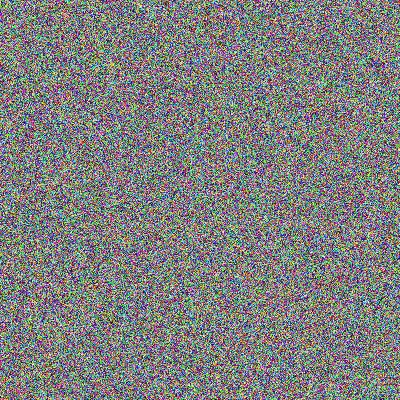
#> input picture test_image.jpg, 400 x 400 px, found by its file name
$ python ela.py
#> lines starting #> are read from the running program, lines starting #| are printed output that depends on the picture
from PIL import Image, ImageChops, ImageEnhance
import os

def generate_ela(image_path, output_path, quality=90):
    """
    Generates an Error Level Analysis image.
    Highlights regions that were likely edited/tampered.
    """
#> called with image_path = 'test_image.jpg', output_path = 'ela_output.jpg', quality = 90
    original = Image.open(image_path).convert('RGB')
#> original is the input picture: PIL image 400x400 RGB; mean R, G, B 126.7, 126.9, 126.6

    temp_path = f"{output_path}.temp.jpg"
    original.save(temp_path, 'JPEG', quality=quality)
    resaved = Image.open(temp_path)
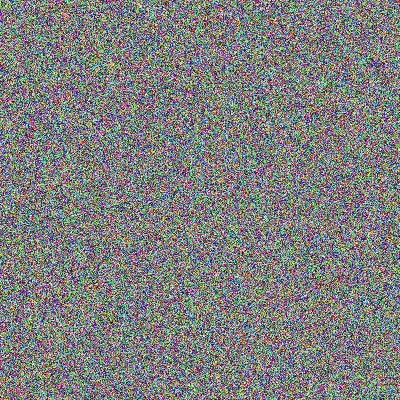
#> resaved: PIL image 400x400 RGB; mean R, G, B 126.7, 126.9, 126.6

    diff = ImageChops.difference(original, resaved)
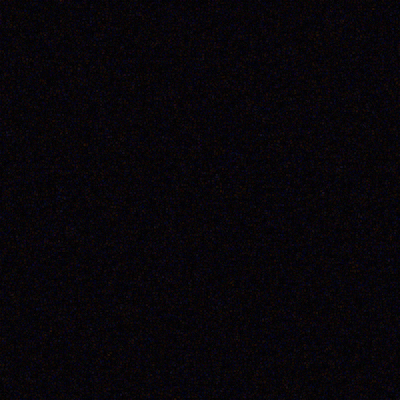
#> diff: PIL image 400x400 RGB; mean R, G, B 8, 5.3, 9.4

    extrema = diff.getextrema()
#> extrema = ((0, 43), (0, 30), (0, 49))
    max_diff = max([ex[1] for ex in extrema])
#> max_diff = 49
    if max_diff == 0:
        max_diff = 1
    scale = 255.0 / max_diff
#> scale = 5.2

    ela_image = ImageEnhance.Brightness(diff).enhance(scale)
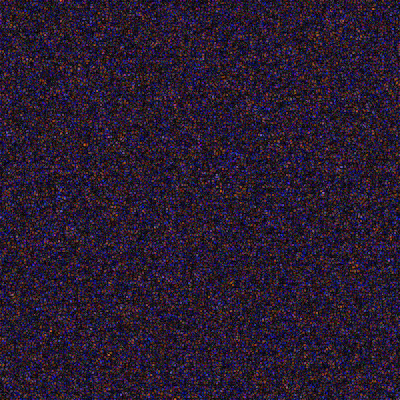
#> ela_image: PIL image 400x400 RGB; mean R, G, B 41.1, 27.4, 48.4
    ela_image.save(output_path)

    os.remove(temp_path)

    print(f"ELA generated -> {output_path}")
    print(f"Max difference detected: {max_diff}")
#| Max difference detected: 49
    return max_diff

if __name__ == "__main__":
    generate_ela("test_image.jpg", "ela_output.jpg")
